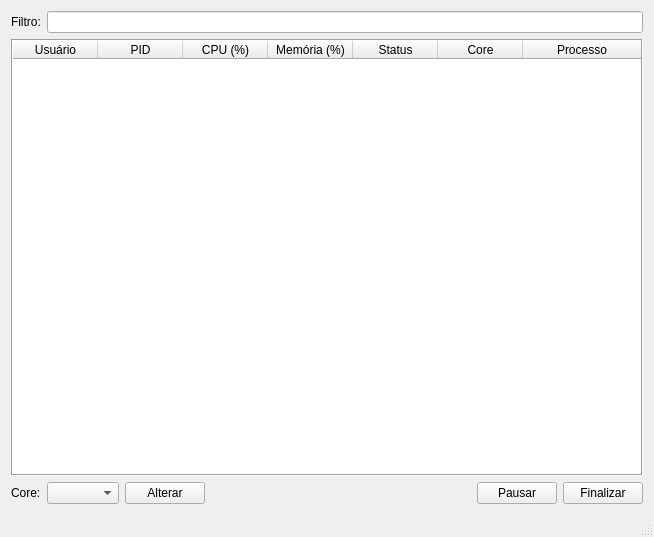
<?xml version="1.0" encoding="UTF-8"?>
<ui version="4.0">
 <class>MainWindow</class>
 <widget class="QMainWindow" name="MainWindow">
  <property name="geometry">
   <rect>
    <x>0</x>
    <y>0</y>
    <width>654</width>
    <height>537</height>
   </rect>
  </property>
  <property name="windowTitle">
   <string>Gerenciador de Tarefas</string>
  </property>
  <widget class="QWidget" name="centralWidget">
   <layout class="QVBoxLayout" name="verticalLayout">
    <item>
     <layout class="QHBoxLayout" name="horizontalLayout">
      <item>
       <widget class="QLabel" name="label">
        <property name="text">
         <string>Filtro:</string>
        </property>
       </widget>
      </item>
      <item>
       <widget class="QLineEdit" name="filtro"/>
      </item>
     </layout>
    </item>
    <item>
     <widget class="QTableWidget" name="tabela_processos">
      <property name="enabled">
       <bool>true</bool>
      </property>
      <property name="frameShape">
       <enum>QFrame::Box</enum>
      </property>
      <property name="frameShadow">
       <enum>QFrame::Sunken</enum>
      </property>
      <property name="verticalScrollBarPolicy">
       <enum>Qt::ScrollBarAsNeeded</enum>
      </property>
      <property name="sizeAdjustPolicy">
       <enum>QAbstractScrollArea::AdjustIgnored</enum>
      </property>
      <property name="editTriggers">
       <set>QAbstractItemView::NoEditTriggers</set>
      </property>
      <property name="tabKeyNavigation">
       <bool>false</bool>
      </property>
      <property name="alternatingRowColors">
       <bool>true</bool>
      </property>
      <property name="selectionMode">
       <enum>QAbstractItemView::SingleSelection</enum>
      </property>
      <property name="selectionBehavior">
       <enum>QAbstractItemView::SelectRows</enum>
      </property>
      <property name="showGrid">
       <bool>true</bool>
      </property>
      <property name="gridStyle">
       <enum>Qt::SolidLine</enum>
      </property>
      <property name="sortingEnabled">
       <bool>false</bool>
      </property>
      <property name="cornerButtonEnabled">
       <bool>true</bool>
      </property>
      <attribute name="horizontalHeaderVisible">
       <bool>true</bool>
      </attribute>
      <attribute name="horizontalHeaderCascadingSectionResizes">
       <bool>false</bool>
      </attribute>
      <attribute name="horizontalHeaderDefaultSectionSize">
       <number>85</number>
      </attribute>
      <attribute name="horizontalHeaderHighlightSections">
       <bool>true</bool>
      </attribute>
      <attribute name="horizontalHeaderMinimumSectionSize">
       <number>28</number>
      </attribute>
      <attribute name="horizontalHeaderStretchLastSection">
       <bool>true</bool>
      </attribute>
      <attribute name="verticalHeaderVisible">
       <bool>false</bool>
      </attribute>
      <column>
       <property name="text">
        <string>Usuário</string>
       </property>
      </column>
      <column>
       <property name="text">
        <string>PID</string>
       </property>
      </column>
      <column>
       <property name="text">
        <string>CPU (%)</string>
       </property>
      </column>
      <column>
       <property name="text">
        <string>Memória (%)</string>
       </property>
      </column>
      <column>
       <property name="text">
        <string>Status</string>
       </property>
      </column>
      <column>
       <property name="text">
        <string>Core</string>
       </property>
      </column>
      <column>
       <property name="text">
        <string>Processo</string>
       </property>
      </column>
     </widget>
    </item>
    <item>
     <layout class="QHBoxLayout" name="horizontalLayout_2">
      <item>
       <widget class="QLabel" name="label_2">
        <property name="text">
         <string>Core:</string>
        </property>
       </widget>
      </item>
      <item>
       <widget class="QComboBox" name="comboBox">
        <property name="minimumSize">
         <size>
          <width>50</width>
          <height>0</height>
         </size>
        </property>
       </widget>
      </item>
      <item>
       <widget class="QPushButton" name="altera_core_button">
        <property name="text">
         <string>Alterar</string>
        </property>
       </widget>
      </item>
      <item>
       <spacer name="horizontalSpacer_6">
        <property name="orientation">
         <enum>Qt::Horizontal</enum>
        </property>
        <property name="sizeHint" stdset="0">
         <size>
          <width>40</width>
          <height>20</height>
         </size>
        </property>
       </spacer>
      </item>
      <item>
       <widget class="QPushButton" name="pushButton_2">
        <property name="text">
         <string>Pausar</string>
        </property>
       </widget>
      </item>
      <item>
       <widget class="QPushButton" name="pushButton">
        <property name="text">
         <string>Finalizar</string>
        </property>
       </widget>
      </item>
     </layout>
    </item>
   </layout>
  </widget>
  <widget class="QMenuBar" name="menuBar">
   <property name="geometry">
    <rect>
     <x>0</x>
     <y>0</y>
     <width>654</width>
     <height>23</height>
    </rect>
   </property>
  </widget>
  <widget class="QStatusBar" name="statusBar"/>
 </widget>
 <layoutdefault spacing="6" margin="11"/>
 <resources/>
 <connections/>
</ui>
